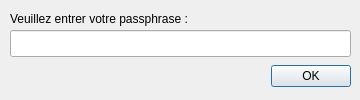
<?xml version="1.0" encoding="UTF-8"?>
<ui version="4.0">
 <class>Passphrase</class>
 <widget class="QDialog" name="Passphrase">
  <property name="geometry">
   <rect>
    <x>0</x>
    <y>0</y>
    <width>360</width>
    <height>100</height>
   </rect>
  </property>
  <property name="minimumSize">
   <size>
    <width>360</width>
    <height>100</height>
   </size>
  </property>
  <property name="maximumSize">
   <size>
    <width>360</width>
    <height>100</height>
   </size>
  </property>
  <property name="windowTitle">
   <string>Passphrase</string>
  </property>
  <property name="windowIcon">
   <iconset resource="ressources.qrc">
    <normaloff>:/new/images/cadenas-ouvert-icone-4601-16.png</normaloff>:/new/images/cadenas-ouvert-icone-4601-16.png</iconset>
  </property>
  <widget class="QDialogButtonBox" name="buttonBox">
   <property name="geometry">
    <rect>
     <x>10</x>
     <y>60</y>
     <width>341</width>
     <height>32</height>
    </rect>
   </property>
   <property name="orientation">
    <enum>Qt::Horizontal</enum>
   </property>
   <property name="standardButtons">
    <set>QDialogButtonBox::Ok</set>
   </property>
  </widget>
  <widget class="QLineEdit" name="lineEdit">
   <property name="geometry">
    <rect>
     <x>10</x>
     <y>30</y>
     <width>341</width>
     <height>27</height>
    </rect>
   </property>
   <property name="echoMode">
    <enum>QLineEdit::Password</enum>
   </property>
  </widget>
  <widget class="QLabel" name="labelPassphrase">
   <property name="geometry">
    <rect>
     <x>10</x>
     <y>10</y>
     <width>301</width>
     <height>17</height>
    </rect>
   </property>
   <property name="text">
    <string>Veuillez entrer votre passphrase :</string>
   </property>
  </widget>
 </widget>
 <resources>
  <include location="ressources.qrc"/>
 </resources>
 <connections>
  <connection>
   <sender>buttonBox</sender>
   <signal>accepted()</signal>
   <receiver>Passphrase</receiver>
   <slot>accept()</slot>
   <hints>
    <hint type="sourcelabel">
     <x>248</x>
     <y>254</y>
    </hint>
    <hint type="destinationlabel">
     <x>157</x>
     <y>274</y>
    </hint>
   </hints>
  </connection>
  <connection>
   <sender>buttonBox</sender>
   <signal>rejected()</signal>
   <receiver>Passphrase</receiver>
   <slot>reject()</slot>
   <hints>
    <hint type="sourcelabel">
     <x>316</x>
     <y>260</y>
    </hint>
    <hint type="destinationlabel">
     <x>286</x>
     <y>274</y>
    </hint>
   </hints>
  </connection>
 </connections>
</ui>
